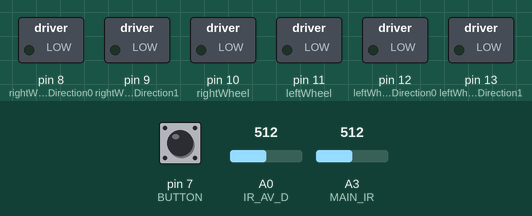
This sketch was run on a simulated Arduino Uno, built with avr-gcc and run on an emulated ATmega328P. Parts: switched loads named in the sketch (green lamp = pin HIGH). Dashed ring = blinking. The test bench sets the inputs (shaded band); at power-on: pin 7 (BUTTON) HIGH, A0 (IR_AV_D) = 512, A3 (MAIN_IR) = 512.

Above: at 1.2 s.
1.3 s: pin 7 (BUTTON) pulled LOW for 0.15 s
At 2.1 s:
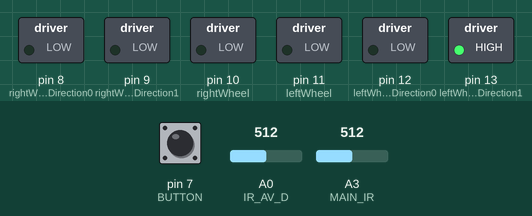
4.4 s: A0 (IR_AV_D) set to 584
7.4 s: A0 (IR_AV_D) set to 612
At 7.8 s:
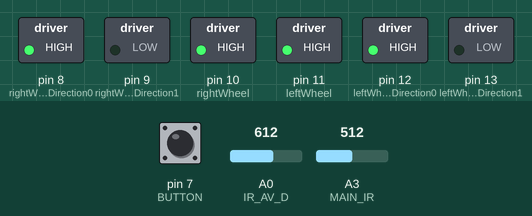
10.4 s: A0 (IR_AV_D) set to 511
At 11.2 s:
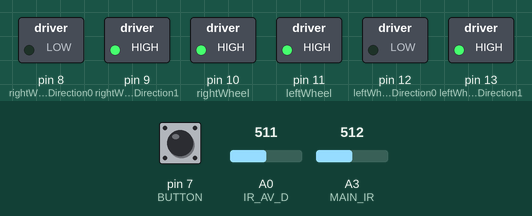
13.4 s: A3 (MAIN_IR) set to 166
16.4 s: A3 (MAIN_IR) set to 144
At 17.9 s:
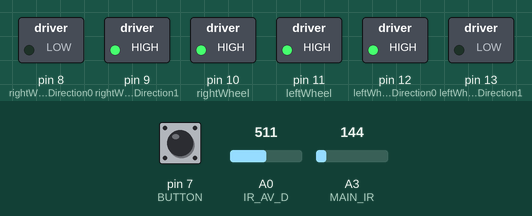
Timing chart, 0 to 18.9 s (numbered marks = the images above; inputs shaded):
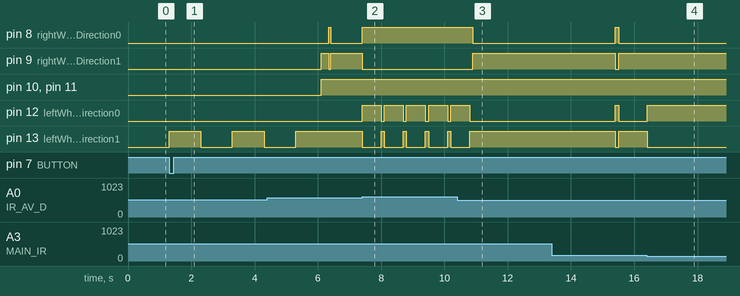

Measured:
- the behaviour switches between 600 and 601 on A0 (IR_AV_D) (found by bisection; images 1 and 2)
- the behaviour switches between 151 and 150 on A3 (MAIN_IR) (found by bisection; images 3 and 4)
- after the input at 1.3 s, pin 13 (leftWheelDirection1): alternates HIGH for 1.0 s and LOW for 1.0 s, starting at once
- after the input at 7.4 s, pin 8 (rightWheelDirection0): LOW → HIGH at once; pin 9 (rightWheelDirection1): HIGH → LOW at once; pin 12 (leftWheelDirection0): alternates HIGH for 0.60 s and LOW for 0.10 s, starting at once; pin 13 (leftWheelDirection1): alternates HIGH for 0.10 s and LOW for 0.60 s, starting at once
- after the input at 10.4 s, pin 8 (rightWheelDirection0): HIGH → LOW after 0.50 s; pin 9 (rightWheelDirection1): LOW → HIGH after 0.50 s; pin 12 (leftWheelDirection0): goes on until 10.8 s, then stays LOW; pin 13 (leftWheelDirection1): goes on until 10.8 s, then stays HIGH
- after the input at 16.4 s, pin 12 (leftWheelDirection0): LOW → HIGH at once; pin 13 (leftWheelDirection1): HIGH → LOW at once

The sketch:

Sautille.ino
```cpp
#include <MsTimer2.h>
#include "Sautille.h"

/*   CONSTANTES   */

    uint8_t started = 0, white_line_detected = 0, detected = 0, too_near = 0, was_detected = 1;
    uint32_t counter = 0;

/*###          ###*/

void setup() {

    MsTimer2::set(100, interrupt);
    MsTimer2::start();

    Serial.begin(9600);
    pinMode(BUTTON ,INPUT_PULLUP); //le PIN GO est en mode entrée avec resistance de tirage au +5V
    pinMode(IR_AV_D,INPUT); //le PIN AV_D est en mode entrée avec resistance de tirage au 0V
    //pinMode(IR_AV_G,INPUT); //le PIN AV_G est en mode entrée avec resistance de tirage au 0V

    pinMode(leftWheel, OUTPUT); //le PIN leftWheel (10) est en mode sortie
    pinMode(rightWheel, OUTPUT); //le PIN rightWheel (11) est en mode sortie
    pinMode(leftWheelDirection0, OUTPUT); //le PIN leftWheelDirection0 (6) est en mode sortie
    pinMode(leftWheelDirection1, OUTPUT); //le PIN leftWheelDirection1 (7) est en mode sortie
    pinMode(rightWheelDirection0, OUTPUT); //le PIN rightWheelDirection0(8) est en mode sortie
    pinMode(rightWheelDirection1, OUTPUT); //le PIN rightWheelDirection1 (9) est en mode sortie

    pinMode(MAIN_IR, INPUT);

    last_state = next_state = current_state = INIT;
}

void loop() {

    switch(current_state) {
        case INIT:
            if(digitalRead(BUTTON) == LOW)
                next_state = START;
            break;

        case START:
            wait5();
            go(255);
            delay(250);
            //fuit
            //back(255);
            //delay(200);
            started = 1;
            next_state = SEARCH;

            //attaque
            /*next_state = ATTACK;
            turnRight(255, 255);
            delay(190);
            started = 1;
            go(255);
            delay(75);
            detected =1;*/

            break;

        case SEARCH:
            if(white_line_detected || too_near)
                next_state = ESCAPE;
            else if(detected == 0) {
                if(was_detected)
                    turnRight(255, 255);
                else
                    turnLeft(255, 255);
            } else
                next_state = ATTACK;
            break;

        case ATTACK:
            if(white_line_detected || too_near)
                next_state = ESCAPE;
            else if(detected){
                if(last_state == ATTACK){
                    counter++;
                    if(counter == 45){
                        counter = 0;
                        back(255);
                        delay(100);
                    }
                } else
                    counter = 0;
                go(255);
                delay(100);
            } else {
                next_state = SEARCH;
                if(was_detected)
                    was_detected = 0;
                else
                    was_detected = 1;
            }
            break;

        case ESCAPE:
            back(255);
            delay(600);
            if(too_near) {
                go(255);
                next_state = ATTACK;
                break;
            } else
                turnRight(255, 255);

            delay(100);
            next_state = SEARCH;
            break;
    }

    last_state = current_state;
    current_state = next_state;
}

void wait5(){
    for(int i=0; i<2; i++) {
        digitalWrite(LED_BUILTIN, HIGH);
        delay(1000);
        digitalWrite(LED_BUILTIN, LOW);
        delay(1000);
    }
    digitalWrite(LED_BUILTIN, HIGH);
    delay(800);
    return;
}

void interrupt(){
    if(started) {
        int ir = analogRead(MAIN_IR);
        if(analogRead(IR_AV_D) > DETECT_WHITE_LINE_VAL){
            white_line_detected = 1;
            detected = 0;
            too_near = 0;
        } else if(ir > DETECT_MIN) {
            white_line_detected = 0;
            detected = 1;
            too_near = 0;
        } else if (ir > DETECT_MAX) {
            white_line_detected = 0;
            detected = 0;
            too_near = 1;
        } else {
            white_line_detected = 0;
            detected = 0;
            too_near = 0;
        }
    }
}

void go(uint8_t wheelSpeed){
  digitalWrite(leftWheelDirection0, LOW);
  digitalWrite(leftWheelDirection1, HIGH);
  digitalWrite(rightWheelDirection0, LOW);
  digitalWrite(rightWheelDirection1, HIGH);
  analogWrite(leftWheel, wheelSpeed);
  analogWrite(rightWheel, wheelSpeed);
}
/* FIN AVANCE */

/* RECULE */
void back(uint8_t wheelSpeed){
// mouvement
    digitalWrite(leftWheelDirection0, HIGH);
    digitalWrite(leftWheelDirection1, LOW);
    digitalWrite(rightWheelDirection0, HIGH);
    digitalWrite(rightWheelDirection1, LOW);
    analogWrite(leftWheel, wheelSpeed);
    analogWrite(rightWheel, wheelSpeed);
}
/* FIN RECULE */

/* TOURNE A GAUCHE */
void turnRight(uint8_t leftWheelSpeed, uint8_t rightWheelSpeed){
// mouvement
    digitalWrite(leftWheelDirection0, LOW);
    digitalWrite(leftWheelDirection1, HIGH);
    digitalWrite(rightWheelDirection0, HIGH);
    digitalWrite(rightWheelDirection1, LOW);
    analogWrite(leftWheel, leftWheelSpeed);
    analogWrite(rightWheel, rightWheelSpeed);
}
/* FIN TOURNE A GAUCHE */

/* TOURNE A DROITE */
void turnLeft(uint8_t leftWheelSpeed, uint8_t rightWheelSpeed){
// mouvement
    digitalWrite(leftWheelDirection0, HIGH);
    digitalWrite(leftWheelDirection1, LOW);
    digitalWrite(rightWheelDirection0, LOW);
    digitalWrite(rightWheelDirection1, HIGH);
    analogWrite(leftWheel, leftWheelSpeed);
    analogWrite(rightWheel, rightWheelSpeed);
}
/* FIN TOURNE A DROITE */
```

Sautille.h
```cpp
#ifndef SAUTILLE_H_INCLUDED
#define SAUTILLE_H_INCLUDED

//##machine d'état##//
#define INIT 1
#define START 2
#define ESCAPE 3
#define ATTACK 4
#define SEARCH 5

uint8_t last_state, current_state, next_state;

#define BUTTON 7
#define IR_AV_D A0
#define IR_AV_G A1
#define MAIN_IR A3

#define leftWheel 11 //PIN D10 est le PWM de la roue GAUCHE
#define rightWheel 10 //PIN D11 est le PWM de la roue DROITE
#define leftWheelDirection0 12 //PIN D6 est la direction 0 de la roue GAUCHE
#define leftWheelDirection1 13 //PIN D7 est la direction 1 de la roue GAUCHE
#define rightWheelDirection0 8 //PIN D8 est la direction 0 de la roue DROITE
#define rightWheelDirection1 9

#define DETECT_WHITE_LINE_VAL 600
#define DETECT_MIN 150
#define DETECT_MAX 650


//PROLOGUE
void go(uint8_t);
void turnRight(uint8_t, uint8_t);
void turnLeft(uint8_t, uint8_t);
void back(uint8_t);
void interrupt(void);

#endif // SAUTILLE_H_INCLUDED
```
